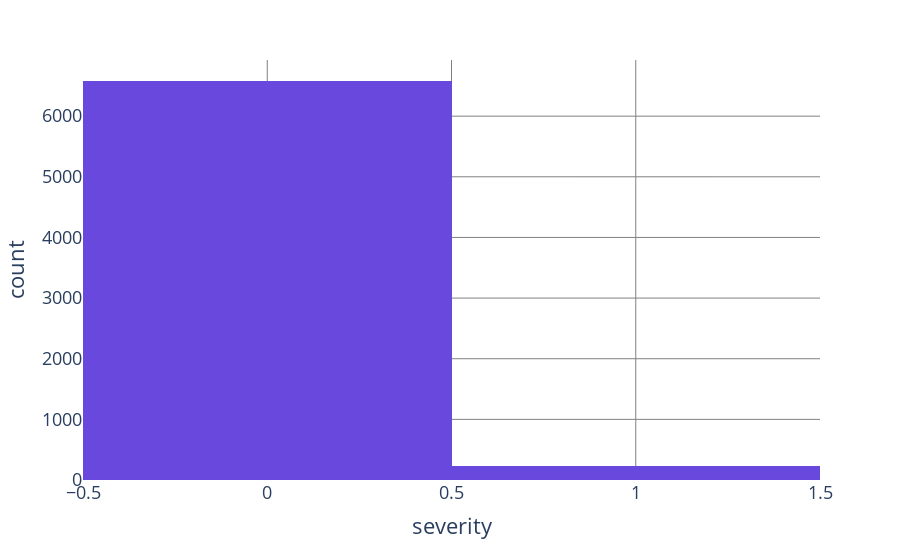

The notebook cell saved with this chart:
### Code cell
fig = px.histogram(df_dropped, "severity", color_discrete_sequence=["#6948DD"])
fig.update_layout({'plot_bgcolor': 'rgba(255, 255, 255, 0)', 'paper_bgcolor': 'rgba(255, 255, 255, 0)',})
fig.update_layout(font=dict(family="Open Sans", size=18))
fig.update_layout(yaxis={"gridcolor": "#808080"}, xaxis={"gridcolor": "#808080"})
fig.update_layout({"showlegend": False})
fig.show()

### Figure 1 — Plotly figure (JSON) as saved in the notebook; plotly's stock layout.template omitted (floating-point values rounded to 4 significant figures; data arrays with more than 128 entries replaced by an {"elided": "..."} marker saying what was removed)
{"data": [{"alignmentgroup": "True", "bingroup": "x", "hovertemplate": "severity=%{x}<br>count=%{y}<extra></extra>", "legendgroup": "", "marker": {"color": "#6948DD", "pattern": {"shape": ""}}, "name": "", "offsetgroup": "", "orientation": "v", "showlegend": false, "type": "histogram", "x": {"elided": "6806 int values"}, "xaxis": "x", "yaxis": "y"}], "layout": {"barmode": "relative", "font": {"family": "Open Sans", "size": 18}, "legend": {"tracegroupgap": 0}, "margin": {"t": 60}, "paper_bgcolor": "rgba(255, 255, 255, 0)", "plot_bgcolor": "rgba(255, 255, 255, 0)", "showlegend": false, "xaxis": {"anchor": "y", "domain": [0, 1], "gridcolor": "#808080", "title": {"text": "severity"}}, "yaxis": {"anchor": "x", "domain": [0, 1], "gridcolor": "#808080", "title": {"text": "count"}}}}
